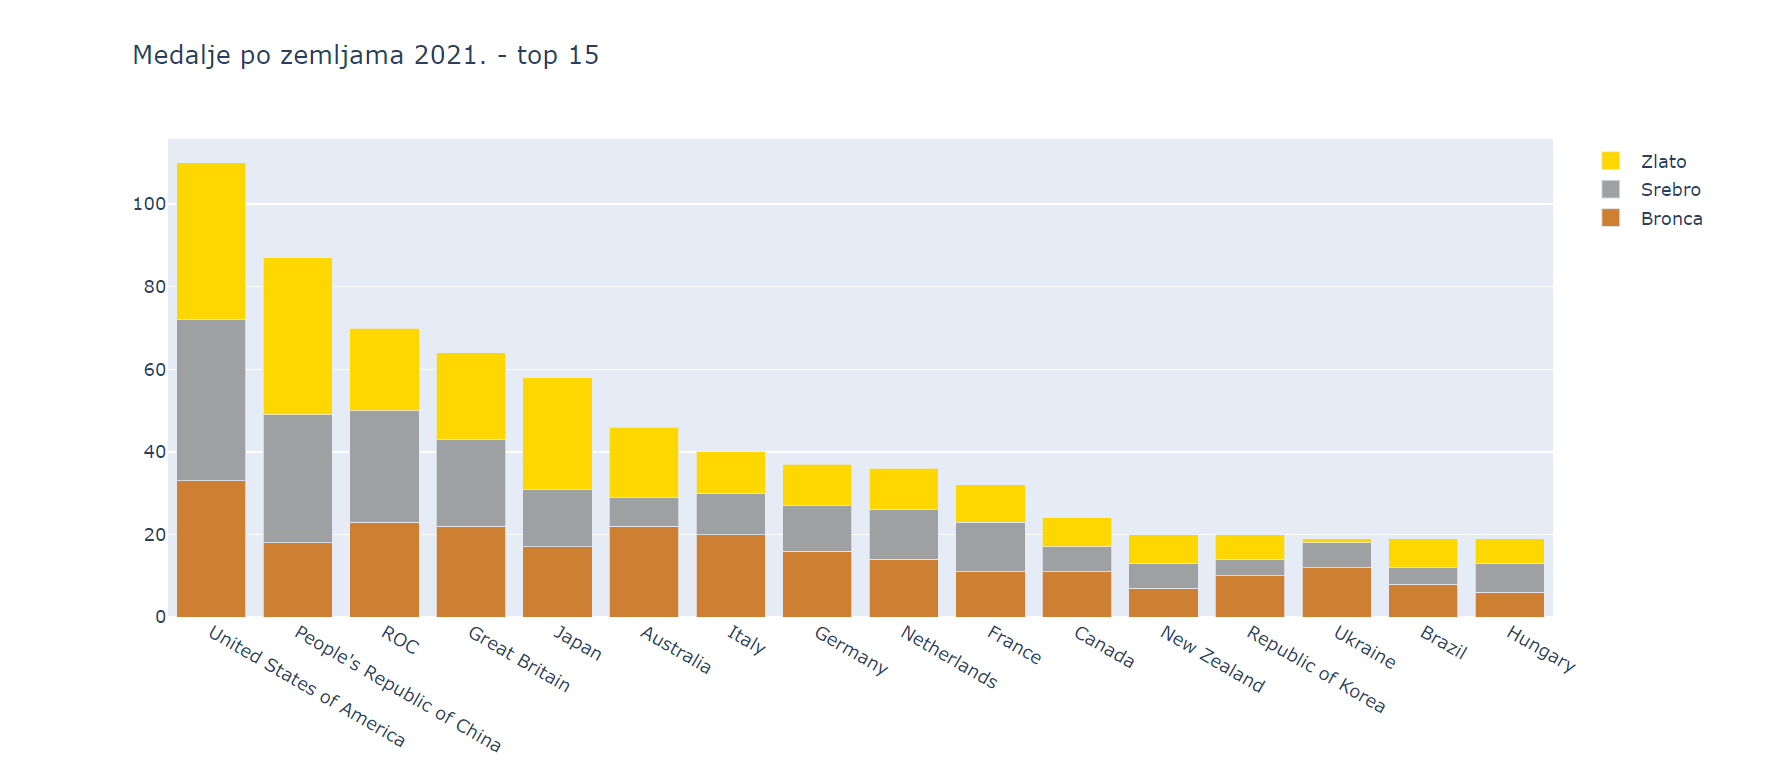

Write the Python code that produced this figure.
# In[1]:
import pandas as pd

# In[4]:
import plotly.graph_objs as go

# In[5]:
from plotly.offline import iplot

# In[7]:
df = pd.read_csv(r'\Users\almas\Desktop\Tokyo Medals 2021.csv')
# In[8]:
winner = df.sort_values(by="Rank By Total", ascending=True)[:16]
# In[9]:
winner
# In[10]:
trace1 = go.Bar(
    x=winner['Country'],
    y=winner['Gold Medal'],
    name='Zlato',
    marker=dict(color='#FFD700')
)
trace2 = go.Bar(
    x=winner['Country'],
    y=winner['Silver Medal'],
    name='Srebro',
    marker=dict(color='#9EA0A1')
)
trace3 = go.Bar(
    x=winner['Country'],
    y=winner['Bronze Medal'],
    name='Bronca',
    marker=dict(color='#CD7F32')
)
data = [trace3, trace2, trace1]
layout = go.Layout(
    title='Medalje po zemljama 2021. - top 15', barmode='stack'
)
fig = go.Figure(data=data, layout=layout)
iplot(fig)
